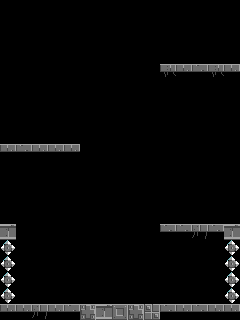

Below is a game level as drawn by its tile map, then a one-line description and the .tmx file that defines it, in full:
An orthogonal 15x20 tile map with 16x16 px tiles, 1 tile layer (Tile Layer 1).

<map version="1.0" orientation="orthogonal" renderorder="right-down" width="15" height="20" tilewidth="16" tileheight="16" nextobjectid="1">
 <tileset firstgid="1" name="tileset" tilewidth="16" tileheight="16">
  <image source="../images/tileset.png" width="128" height="112" />
 </tileset>
 <layer name="Tile Layer 1" width="15" height="20">
  <data encoding="csv">
0,0,0,0,0,0,0,0,0,0,0,0,0,0,0,
0,0,0,0,0,0,0,0,0,0,0,0,0,0,0,
0,0,0,0,0,0,0,0,0,0,0,0,0,0,0,
0,0,0,0,0,0,0,0,0,0,0,0,0,0,0,
0,0,0,0,0,0,0,0,0,0,40,41,42,40,41,
0,0,0,0,0,0,0,0,0,0,0,0,0,0,0,
0,0,0,0,0,0,0,0,0,0,0,0,0,0,0,
0,0,0,0,0,0,0,0,0,0,0,0,0,0,0,
0,0,0,0,0,0,0,0,0,0,0,0,0,0,0,
41,42,41,41,41,0,0,0,0,0,0,0,0,0,0,
0,0,0,0,0,0,0,0,0,0,0,0,0,0,0,
0,0,0,0,0,0,0,0,0,0,0,0,0,0,0,
0,0,0,0,0,0,0,0,0,0,0,0,0,0,0,
0,0,0,0,0,0,0,0,0,0,0,0,0,0,0,
35,0,0,0,0,0,0,0,0,0,42,42,39,42,35,
31,0,0,0,0,0,0,0,0,0,0,0,0,0,31,
31,0,0,0,0,0,0,0,0,0,0,0,0,0,31,
31,0,0,0,0,0,0,0,0,0,0,0,0,0,31,
31,0,0,0,0,0,0,0,0,0,0,0,0,0,31,
41,41,39,41,42,32,35,33,32,34,42,41,42,41,41
</data>
 </layer>
</map>
